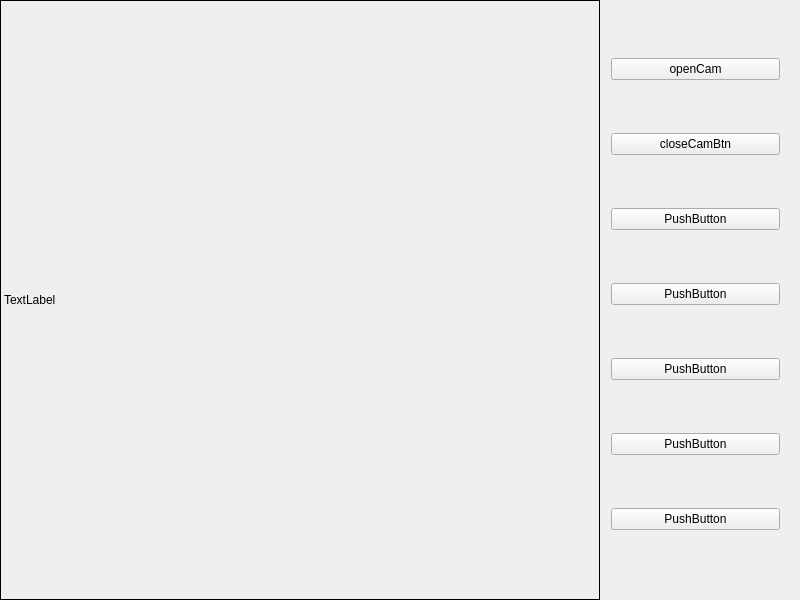
<?xml version="1.0" encoding="UTF-8"?>
<ui version="4.0">
 <class>FaceDemo</class>
 <widget class="QWidget" name="FaceDemo">
  <property name="geometry">
   <rect>
    <x>0</x>
    <y>0</y>
    <width>800</width>
    <height>600</height>
   </rect>
  </property>
  <property name="windowTitle">
   <string>FaceDemo</string>
  </property>
  <widget class="QLabel" name="imgLbl">
   <property name="geometry">
    <rect>
     <x>0</x>
     <y>0</y>
     <width>600</width>
     <height>600</height>
    </rect>
   </property>
   <property name="frameShape">
    <enum>QFrame::Box</enum>
   </property>
   <property name="text">
    <string>TextLabel</string>
   </property>
  </widget>
  <widget class="QWidget" name="verticalLayoutWidget">
   <property name="geometry">
    <rect>
     <x>600</x>
     <y>0</y>
     <width>191</width>
     <height>591</height>
    </rect>
   </property>
   <layout class="QVBoxLayout" name="verticalLayout">
    <item>
     <widget class="QPushButton" name="openCamBtn">
      <property name="text">
       <string>openCam</string>
      </property>
     </widget>
    </item>
    <item>
     <widget class="QPushButton" name="closeCamBtn">
      <property name="text">
       <string>closeCamBtn</string>
      </property>
     </widget>
    </item>
    <item>
     <widget class="QPushButton" name="pushButton_7">
      <property name="text">
       <string>PushButton</string>
      </property>
     </widget>
    </item>
    <item>
     <widget class="QPushButton" name="pushButton_6">
      <property name="text">
       <string>PushButton</string>
      </property>
     </widget>
    </item>
    <item>
     <widget class="QPushButton" name="pushButton_5">
      <property name="text">
       <string>PushButton</string>
      </property>
     </widget>
    </item>
    <item>
     <widget class="QPushButton" name="pushButton_4">
      <property name="text">
       <string>PushButton</string>
      </property>
     </widget>
    </item>
    <item>
     <widget class="QPushButton" name="pushButton">
      <property name="text">
       <string>PushButton</string>
      </property>
     </widget>
    </item>
   </layout>
  </widget>
 </widget>
 <layoutdefault spacing="6" margin="11"/>
 <resources/>
 <connections/>
</ui>
